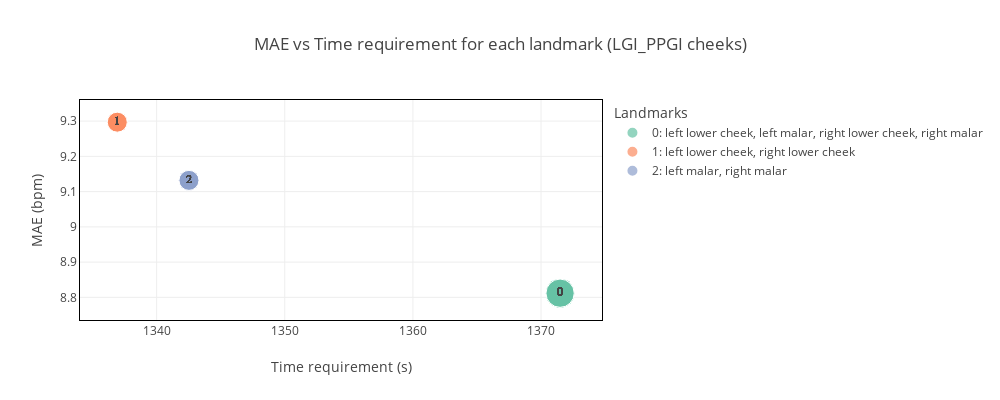

Write notebook code for a chart like this one.
### Markdown cell above
### Cheeks

### Code cell
roi = 'cheeks'
df = pd.read_hdf(f'../results/test_landmarks/h5/{dataset_name}/{dataset_name}_landmarks_in_roi.h5', key='df')\
        .query(f'ROI == "{roi}"')
df = pd.concat([df, df_all.query(f'ROI == "{roi}"')]).reset_index(drop=True)    
metric = 'MAE'

df, rankings = get_rankings_roi(df, dataset_name, metric)
fig, axs = plt.subplots(2,2,figsize=(15,6))
fig, axs = plot_bar_roi(df, rankings, roi, dataset_name, ncol=2, fig=fig, axs=axs)
plt.show()

fig, axs = plt.subplots(2,2,figsize=(12,5))
fig, axs = plot_box_roi(df, rankings, roi, dataset_name, ncol=1, fig=fig, axs=axs)
plt.show()

df1, fig, ax = plot_bubble_roi(df, metric, dataset_name, roi, fig, ax, size=[1000,400])
fig.show()

# print the worst video landmarks combination
df.sort_values('MAE',ascending=False).groupby('video').head(1)[['method','dataset','videoFilename','landmarks','MAE','RMSE','PCC','video','score']]

### Figure 1 — Plotly figure (JSON) as saved in the notebook; plotly's stock layout.template omitted (floating-point values rounded to 4 significant figures)
{"data": [{"customdata": [["0: left lower cheek, left malar, right lower cheek, right malar"], ["0: left lower cheek, left malar, right lower cheek, right malar"], ["0: left lower cheek, left malar, right lower cheek, right malar"], ["0: left lower cheek, left malar, right lower cheek, right malar"], ["0: left lower cheek, left malar, right lower cheek, right malar"], ["0: left lower cheek, left malar, right lower cheek, right malar"], ["0: left lower cheek, left malar, right lower cheek, right malar"], ["0: left lower cheek, left malar, right lower cheek, right malar"], ["0: left lower cheek, left malar, right lower cheek, right malar"], ["0: left lower cheek, left malar, right lower cheek, right malar"], ["0: left lower cheek, left malar, right lower cheek, right malar"], ["0: left lower cheek, left malar, right lower cheek, right malar"], ["0: left lower cheek, left malar, right lower cheek, right malar"], ["0: left lower cheek, left malar, right lower cheek, right malar"], ["0: left lower cheek, left malar, right lower cheek, right malar"], ["0: left lower cheek, left malar, right lower cheek, right malar"], ["0: left lower cheek, left malar, right lower cheek, right malar"], ["0: left lower cheek, left malar, right lower cheek, right malar"], ["0: left lower cheek, left malar, right lower cheek, right malar"], ["0: left lower cheek, left malar, right lower cheek, right malar"], ["0: left lower cheek, left malar, right lower cheek, right malar"], ["0: left lower cheek, left malar, right lower cheek, right malar"]], "hovertemplate": "Landmarks=%{customdata[0]}<br>Time requirement (s)=%{x}<br>MAE (bpm)=%{y}<br>Number of landmarks=%{marker.size}<br>landmarks_id=%{text}<extra></extra>", "legendgroup": "0: left lower cheek, left malar, right lower cheek, right malar", "marker": {"color": "rgb(102,194,165)", "size": [4, 4, 4, 4, 4, 4, 4, 4, 4, 4, 4, 4, 4, 4, 4, 4, 4, 4, 4, 4, 4, 4], "sizemode": "area", "sizeref": 0.01, "symbol": "circle"}, "mode": "markers+text", "name": "0: left lower cheek, left malar, right lower cheek, right malar", "orientation": "v", "showlegend": true, "text": [0, 0, 0, 0, 0, 0, 0, 0, 0, 0, 0, 0, 0, 0, 0, 0, 0, 0, 0, 0, 0, 0], "textfont": {"family": "Courier New", "size": 12}, "textposition": "middle center", "type": "scatter", "x": [1371.0, 1371.0, 1371.0, 1371.0, 1371.0, 1371.0, 1371.0, 1371.0, 1371.0, 1371.0, 1371.0, 1371.0, 1371.0, 1371.0, 1371.0, 1371.0, 1371.0, 1371.0, 1371.0, 1371.0, 1371.0, 1371.0], "xaxis": "x", "y": [8.812, 8.812, 8.812, 8.812, 8.812, 8.812, 8.812, 8.812, 8.812, 8.812, 8.812, 8.812, 8.812, 8.812, 8.812, 8.812, 8.812, 8.812, 8.812, 8.812, 8.812, 8.812], "yaxis": "y"}, {"customdata": [["1: left lower cheek, right lower cheek"], ["1: left lower cheek, right lower cheek"], ["1: left lower cheek, right lower cheek"], ["1: left lower cheek, right lower cheek"], ["1: left lower cheek, right lower cheek"], ["1: left lower cheek, right lower cheek"], ["1: left lower cheek, right lower cheek"], ["1: left lower cheek, right lower cheek"], ["1: left lower cheek, right lower cheek"], ["1: left lower cheek, right lower cheek"], ["1: left lower cheek, right lower cheek"], ["1: left lower cheek, right lower cheek"], ["1: left lower cheek, right lower cheek"], ["1: left lower cheek, right lower cheek"], ["1: left lower cheek, right lower cheek"], ["1: left lower cheek, right lower cheek"], ["1: left lower cheek, right lower cheek"], ["1: left lower cheek, right lower cheek"], ["1: left lower cheek, right lower cheek"], ["1: left lower cheek, right lower cheek"], ["1: left lower cheek, right lower cheek"], ["1: left lower cheek, right lower cheek"]], "hovertemplate": "Landmarks=%{customdata[0]}<br>Time requirement (s)=%{x}<br>MAE (bpm)=%{y}<br>Number of landmarks=%{marker.size}<br>landmarks_id=%{text}<extra></extra>", "legendgroup": "1: left lower cheek, right lower cheek", "marker": {"color": "rgb(252,141,98)", "size": [2, 2, 2, 2, 2, 2, 2, 2, 2, 2, 2, 2, 2, 2, 2, 2, 2, 2, 2, 2, 2, 2], "sizemode": "area", "sizeref": 0.01, "symbol": "circle"}, "mode": "markers+text", "name": "1: left lower cheek, right lower cheek", "orientation": "v", "showlegend": true, "text": [1, 1, 1, 1, 1, 1, 1, 1, 1, 1, 1, 1, 1, 1, 1, 1, 1, 1, 1, 1, 1, 1], "textfont": {"family": "Courier New", "size": 12}, "textposition": "middle center", "type": "scatter", "x": [1337.0, 1337.0, 1337.0, 1337.0, 1337.0, 1337.0, 1337.0, 1337.0, 1337.0, 1337.0, 1337.0, 1337.0, 1337.0, 1337.0, 1337.0, 1337.0, 1337.0, 1337.0, 1337.0, 1337.0, 1337.0, 1337.0], "xaxis": "x", "y": [9.297, 9.297, 9.297, 9.297, 9.297, 9.297, 9.297, 9.297, 9.297, 9.297, 9.297, 9.297, 9.297, 9.297, 9.297, 9.297, 9.297, 9.297, 9.297, 9.297, 9.297, 9.297], "yaxis": "y"}, {"customdata": [["2: left malar, right malar"], ["2: left malar, right malar"], ["2: left malar, right malar"], ["2: left malar, right malar"], ["2: left malar, right malar"], ["2: left malar, right malar"], ["2: left malar, right malar"], ["2: left malar, right malar"], ["2: left malar, right malar"], ["2: left malar, right malar"], ["2: left malar, right malar"], ["2: left malar, right malar"], ["2: left malar, right malar"], ["2: left malar, right malar"], ["2: left malar, right malar"], ["2: left malar, right malar"], ["2: left malar, right malar"], ["2: left malar, right malar"], ["2: left malar, right malar"], ["2: left malar, right malar"], ["2: left malar, right malar"], ["2: left malar, right malar"]], "hovertemplate": "Landmarks=%{customdata[0]}<br>Time requirement (s)=%{x}<br>MAE (bpm)=%{y}<br>Number of landmarks=%{marker.size}<br>landmarks_id=%{text}<extra></extra>", "legendgroup": "2: left malar, right malar", "marker": {"color": "rgb(141,160,203)", "size": [2, 2, 2, 2, 2, 2, 2, 2, 2, 2, 2, 2, 2, 2, 2, 2, 2, 2, 2, 2, 2, 2], "sizemode": "area", "sizeref": 0.01, "symbol": "circle"}, "mode": "markers+text", "name": "2: left malar, right malar", "orientation": "v", "showlegend": true, "text": [2, 2, 2, 2, 2, 2, 2, 2, 2, 2, 2, 2, 2, 2, 2, 2, 2, 2, 2, 2, 2, 2], "textfont": {"family": "Courier New", "size": 12}, "textposition": "middle center", "type": "scatter", "x": [1343.0, 1343.0, 1343.0, 1343.0, 1343.0, 1343.0, 1343.0, 1343.0, 1343.0, 1343.0, 1343.0, 1343.0, 1343.0, 1343.0, 1343.0, 1343.0, 1343.0, 1343.0, 1343.0, 1343.0, 1343.0, 1343.0], "xaxis": "x", "y": [9.132, 9.132, 9.132, 9.132, 9.132, 9.132, 9.132, 9.132, 9.132, 9.132, 9.132, 9.132, 9.132, 9.132, 9.132, 9.132, 9.132, 9.132, 9.132, 9.132, 9.132, 9.132], "yaxis": "y"}], "layout": {"height": 400, "legend": {"itemsizing": "constant", "title": {"text": "Landmarks"}, "tracegroupgap": 0}, "title": {"text": "MAE vs Time requirement for each landmark (LGI_PPGI cheeks)"}, "width": 1000, "xaxis": {"anchor": "y", "domain": [0, 1], "linecolor": "black", "mirror": true, "showline": true, "title": {"text": "Time requirement (s)"}}, "yaxis": {"anchor": "x", "domain": [0, 1], "linecolor": "black", "mirror": true, "showline": true, "title": {"text": "MAE (bpm)"}}}}
